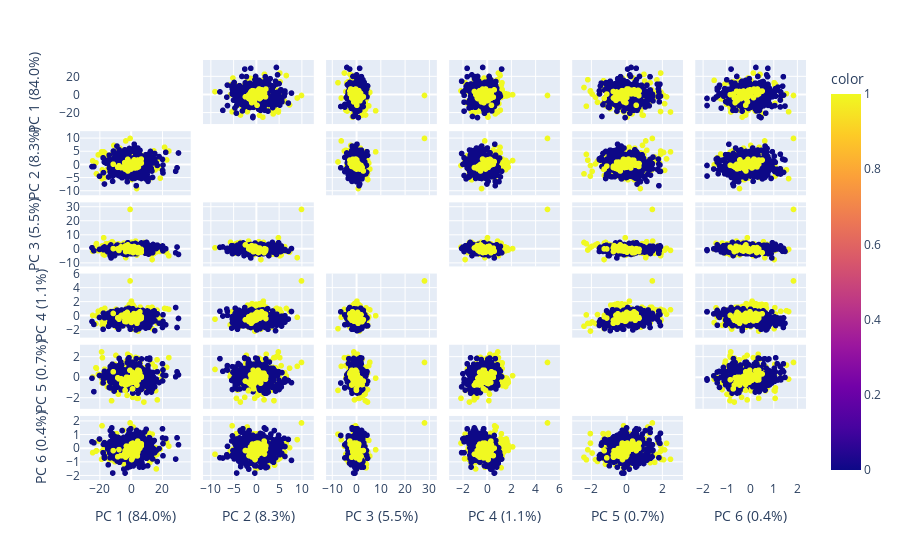

Notebook code cell kept with this figure:
### Markdown cell above
Plot the data grouped by each component to provide better visualization

### Code cell
pca = PCA()
components = pca.fit_transform(x_data)
labels = {
    str(i): f"PC {i+1} ({var:.1f}%)"
    for i, var in enumerate(pca.explained_variance_ratio_ * 100)
}

fig = px.scatter_matrix(
    components,
    labels=labels,
    dimensions=range(6),
    color=y_data
)
fig.update_traces(diagonal_visible=False)
fig.show()

### Figure 1 — Plotly figure (JSON) as saved in the notebook; plotly's stock layout.template omitted (floating-point values rounded to 4 significant figures; data arrays with more than 128 entries replaced by an {"elided": "..."} marker saying what was removed)
{"data": [{"diagonal": {"visible": false}, "dimensions": [{"axis": {"matches": true}, "label": "PC 1 (84.0%)", "values": {"elided": "746 float values"}}, {"axis": {"matches": true}, "label": "PC 2 (8.3%)", "values": {"elided": "746 float values"}}, {"axis": {"matches": true}, "label": "PC 3 (5.5%)", "values": {"elided": "746 float values"}}, {"axis": {"matches": true}, "label": "PC 4 (1.1%)", "values": {"elided": "746 float values"}}, {"axis": {"matches": true}, "label": "PC 5 (0.7%)", "values": {"elided": "746 float values"}}, {"axis": {"matches": true}, "label": "PC 6 (0.4%)", "values": {"elided": "746 float values"}}], "hovertemplate": "%{xaxis.title.text}=%{x}<br>%{yaxis.title.text}=%{y}<br>color=%{marker.color}<extra></extra>", "legendgroup": "", "marker": {"color": {"elided": "746 int values"}, "coloraxis": "coloraxis", "symbol": "circle"}, "name": "", "showlegend": false, "type": "splom"}], "layout": {"coloraxis": {"colorbar": {"title": {"text": "color"}}, "colorscale": [[0, "#0d0887"], [0.1111, "#46039f"], [0.2222, "#7201a8"], [0.3333, "#9c179e"], [0.4444, "#bd3786"], [0.5556, "#d8576b"], [0.6667, "#ed7953"], [0.7778, "#fb9f3a"], [0.8889, "#fdca26"], [1, "#f0f921"]]}, "dragmode": "select", "legend": {"tracegroupgap": 0}, "margin": {"t": 60}}}
